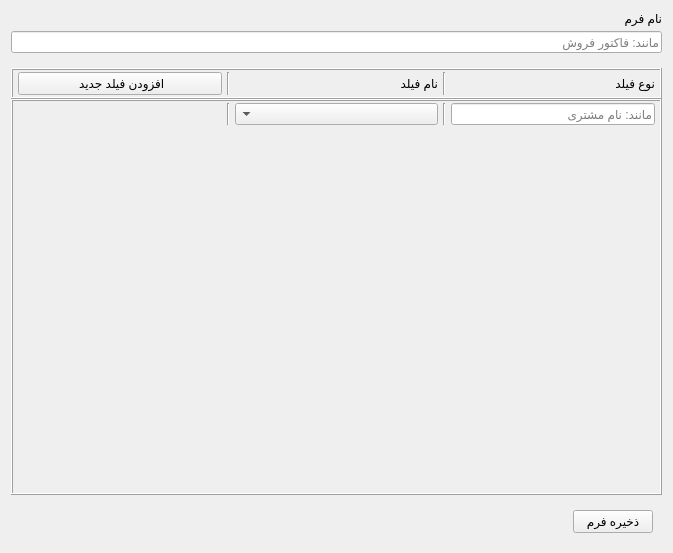
<?xml version="1.0" encoding="UTF-8"?>
<ui version="4.0">
 <class>frame</class>
 <widget class="QFrame" name="frame">
  <property name="geometry">
   <rect>
    <x>0</x>
    <y>0</y>
    <width>673</width>
    <height>553</height>
   </rect>
  </property>
  <property name="sizePolicy">
   <sizepolicy hsizetype="Expanding" vsizetype="Preferred">
    <horstretch>0</horstretch>
    <verstretch>0</verstretch>
   </sizepolicy>
  </property>
  <property name="windowTitle">
   <string>Frame</string>
  </property>
  <property name="layoutDirection">
   <enum>Qt::LayoutDirection::RightToLeft</enum>
  </property>
  <layout class="QVBoxLayout" name="verticalLayout">
   <item>
    <widget class="QFrame" name="top_frame">
     <property name="frameShape">
      <enum>QFrame::Shape::NoFrame</enum>
     </property>
     <property name="frameShadow">
      <enum>QFrame::Shadow::Raised</enum>
     </property>
     <layout class="QVBoxLayout" name="verticalLayout_6">
      <property name="spacing">
       <number>5</number>
      </property>
      <property name="leftMargin">
       <number>0</number>
      </property>
      <property name="topMargin">
       <number>0</number>
      </property>
      <property name="rightMargin">
       <number>0</number>
      </property>
      <property name="bottomMargin">
       <number>9</number>
      </property>
      <item>
       <widget class="QLabel" name="label">
        <property name="text">
         <string>نام فرم</string>
        </property>
       </widget>
      </item>
      <item>
       <widget class="QLineEdit" name="form_name">
        <property name="placeholderText">
         <string>مانند:‌ فاکتور فروش</string>
        </property>
       </widget>
      </item>
     </layout>
    </widget>
   </item>
   <item>
    <widget class="QFrame" name="center_frame">
     <property name="sizePolicy">
      <sizepolicy hsizetype="Preferred" vsizetype="Expanding">
       <horstretch>0</horstretch>
       <verstretch>0</verstretch>
      </sizepolicy>
     </property>
     <property name="frameShape">
      <enum>QFrame::Shape::NoFrame</enum>
     </property>
     <property name="frameShadow">
      <enum>QFrame::Shadow::Plain</enum>
     </property>
     <layout class="QVBoxLayout" name="verticalLayout_8">
      <property name="spacing">
       <number>0</number>
      </property>
      <property name="leftMargin">
       <number>0</number>
      </property>
      <property name="topMargin">
       <number>0</number>
      </property>
      <property name="rightMargin">
       <number>0</number>
      </property>
      <property name="bottomMargin">
       <number>0</number>
      </property>
      <item>
       <widget class="QFrame" name="header_frame">
        <property name="sizePolicy">
         <sizepolicy hsizetype="Expanding" vsizetype="Fixed">
          <horstretch>0</horstretch>
          <verstretch>0</verstretch>
         </sizepolicy>
        </property>
        <property name="frameShape">
         <enum>QFrame::Shape::Box</enum>
        </property>
        <property name="frameShadow">
         <enum>QFrame::Shadow::Raised</enum>
        </property>
        <property name="lineWidth">
         <number>1</number>
        </property>
        <layout class="QHBoxLayout" name="header_layout" stretch="1,0,1,0,1">
         <property name="spacing">
          <number>5</number>
         </property>
         <property name="leftMargin">
          <number>5</number>
         </property>
         <property name="topMargin">
          <number>2</number>
         </property>
         <property name="rightMargin">
          <number>5</number>
         </property>
         <property name="bottomMargin">
          <number>2</number>
         </property>
         <item>
          <widget class="QLabel" name="label_2">
           <property name="text">
            <string>نوع فیلد</string>
           </property>
          </widget>
         </item>
         <item>
          <widget class="Line" name="line_3">
           <property name="orientation">
            <enum>Qt::Orientation::Vertical</enum>
           </property>
          </widget>
         </item>
         <item>
          <widget class="QLabel" name="label_3">
           <property name="text">
            <string>نام فیلد</string>
           </property>
          </widget>
         </item>
         <item>
          <widget class="Line" name="line_5">
           <property name="orientation">
            <enum>Qt::Orientation::Vertical</enum>
           </property>
          </widget>
         </item>
         <item>
          <widget class="QPushButton" name="add_field">
           <property name="layoutDirection">
            <enum>Qt::LayoutDirection::RightToLeft</enum>
           </property>
           <property name="text">
            <string> افزودن فیلد جدید</string>
           </property>
          </widget>
         </item>
        </layout>
       </widget>
      </item>
      <item>
       <widget class="QFrame" name="fields_container">
        <property name="sizePolicy">
         <sizepolicy hsizetype="Expanding" vsizetype="Expanding">
          <horstretch>0</horstretch>
          <verstretch>0</verstretch>
         </sizepolicy>
        </property>
        <property name="frameShape">
         <enum>QFrame::Shape::Box</enum>
        </property>
        <property name="frameShadow">
         <enum>QFrame::Shadow::Raised</enum>
        </property>
        <property name="lineWidth">
         <number>1</number>
        </property>
        <layout class="QVBoxLayout" name="fields_container_layout" stretch="0">
         <property name="spacing">
          <number>5</number>
         </property>
         <property name="leftMargin">
          <number>0</number>
         </property>
         <property name="topMargin">
          <number>0</number>
         </property>
         <property name="rightMargin">
          <number>0</number>
         </property>
         <property name="bottomMargin">
          <number>0</number>
         </property>
         <item alignment="Qt::AlignmentFlag::AlignTop">
          <widget class="QFrame" name="fields_frame">
           <property name="frameShape">
            <enum>QFrame::Shape::NoFrame</enum>
           </property>
           <property name="frameShadow">
            <enum>QFrame::Shadow::Plain</enum>
           </property>
           <layout class="QVBoxLayout" name="fields_layout">
            <property name="spacing">
             <number>5</number>
            </property>
            <property name="leftMargin">
             <number>0</number>
            </property>
            <property name="topMargin">
             <number>0</number>
            </property>
            <property name="rightMargin">
             <number>0</number>
            </property>
            <property name="bottomMargin">
             <number>0</number>
            </property>
            <item>
             <widget class="QFrame" name="field_frame">
              <property name="sizePolicy">
               <sizepolicy hsizetype="Expanding" vsizetype="Fixed">
                <horstretch>0</horstretch>
                <verstretch>0</verstretch>
               </sizepolicy>
              </property>
              <property name="frameShape">
               <enum>QFrame::Shape::NoFrame</enum>
              </property>
              <property name="frameShadow">
               <enum>QFrame::Shadow::Plain</enum>
              </property>
              <layout class="QHBoxLayout" name="field_layout" stretch="1,0,1,0,1">
               <property name="spacing">
                <number>5</number>
               </property>
               <property name="leftMargin">
                <number>5</number>
               </property>
               <property name="topMargin">
                <number>2</number>
               </property>
               <property name="rightMargin">
                <number>5</number>
               </property>
               <property name="bottomMargin">
                <number>2</number>
               </property>
               <item>
                <widget class="QLineEdit" name="field_name">
                 <property name="sizePolicy">
                  <sizepolicy hsizetype="Preferred" vsizetype="Preferred">
                   <horstretch>0</horstretch>
                   <verstretch>0</verstretch>
                  </sizepolicy>
                 </property>
                 <property name="placeholderText">
                  <string>مانند: نام مشتری</string>
                 </property>
                </widget>
               </item>
               <item>
                <widget class="Line" name="line">
                 <property name="orientation">
                  <enum>Qt::Orientation::Vertical</enum>
                 </property>
                </widget>
               </item>
               <item>
                <widget class="QComboBox" name="field_types"/>
               </item>
               <item>
                <widget class="Line" name="line_2">
                 <property name="orientation">
                  <enum>Qt::Orientation::Vertical</enum>
                 </property>
                </widget>
               </item>
               <item>
                <widget class="QLabel" name="hidden_lable">
                 <property name="sizePolicy">
                  <sizepolicy hsizetype="Expanding" vsizetype="Preferred">
                   <horstretch>0</horstretch>
                   <verstretch>0</verstretch>
                  </sizepolicy>
                 </property>
                 <property name="text">
                  <string/>
                 </property>
                </widget>
               </item>
              </layout>
             </widget>
            </item>
           </layout>
          </widget>
         </item>
        </layout>
       </widget>
      </item>
     </layout>
    </widget>
   </item>
   <item>
    <widget class="QFrame" name="bottom_frame">
     <property name="frameShape">
      <enum>QFrame::Shape::NoFrame</enum>
     </property>
     <property name="frameShadow">
      <enum>QFrame::Shadow::Raised</enum>
     </property>
     <layout class="QHBoxLayout" name="horizontalLayout">
      <item>
       <widget class="QPushButton" name="save_form">
        <property name="text">
         <string>ذخیره فرم</string>
        </property>
       </widget>
      </item>
      <item>
       <spacer name="horizontalSpacer">
        <property name="orientation">
         <enum>Qt::Orientation::Horizontal</enum>
        </property>
        <property name="sizeHint" stdset="0">
         <size>
          <width>40</width>
          <height>20</height>
         </size>
        </property>
       </spacer>
      </item>
     </layout>
    </widget>
   </item>
  </layout>
 </widget>
 <resources/>
 <connections/>
 <designerdata>
  <property name="gridDeltaX">
   <number>10</number>
  </property>
  <property name="gridDeltaY">
   <number>10</number>
  </property>
  <property name="gridSnapX">
   <bool>true</bool>
  </property>
  <property name="gridSnapY">
   <bool>true</bool>
  </property>
  <property name="gridVisible">
   <bool>true</bool>
  </property>
 </designerdata>
</ui>
